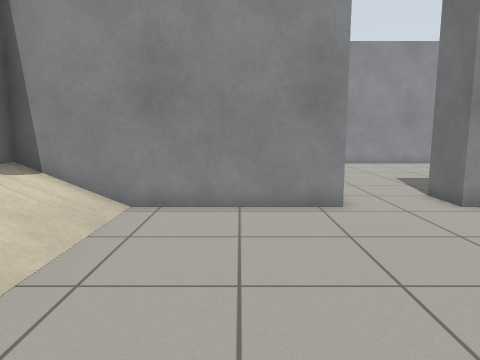
View 1 (above)

23 first-person views from a walk through a world built for the Gazebo simulator. The camera is 0.94 m above the floor, tilts 8° down and sees 70° across. The lines on the ground mark 1 m squares. The floor is counted in squares, 0.5 m on a side. Each view is taken from the middle of a square. On the plan, view 1 faces up. The plan holds only what a view shows up to about 17 squares ahead; the rest is blank. The place goes on beyond the plan.

View 2
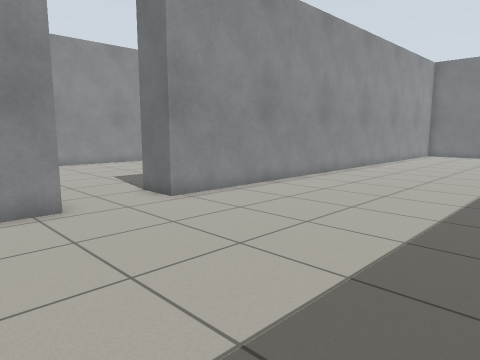

View 3
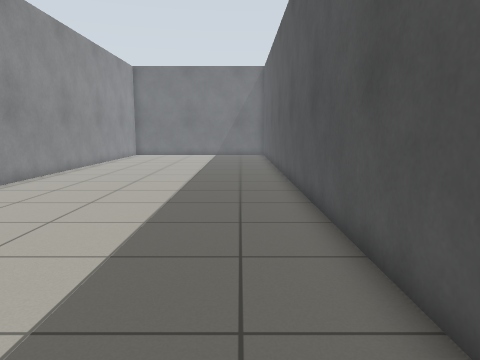

View 4
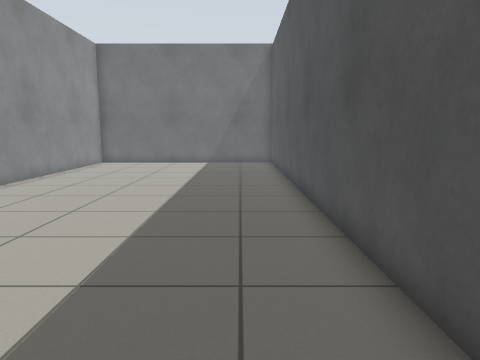

View 5
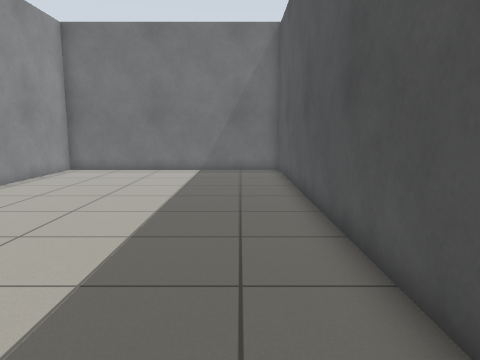

View 6
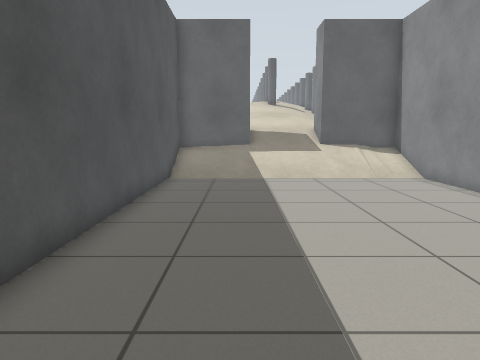

View 7
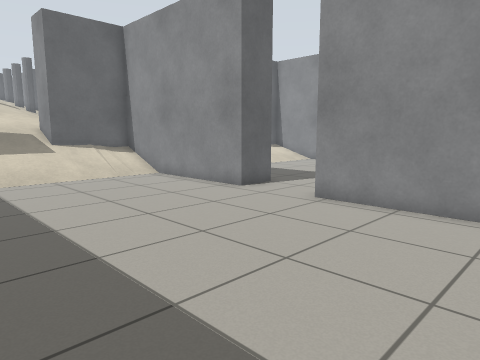

View 8
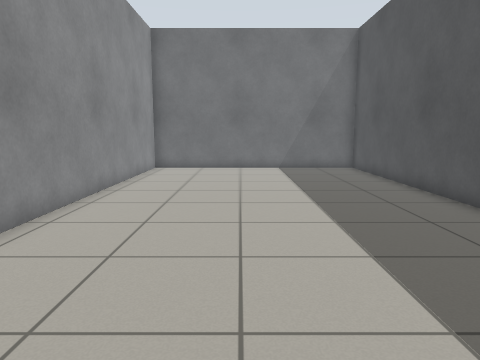

View 9
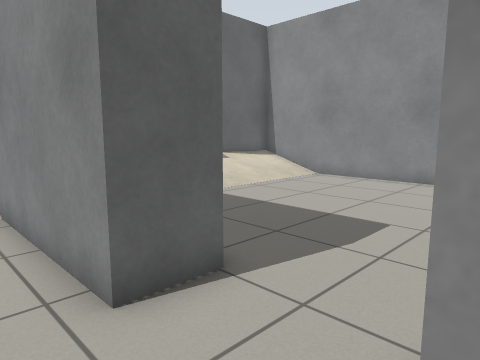

View 10
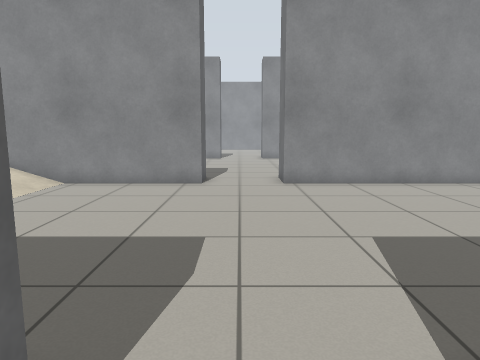

View 11
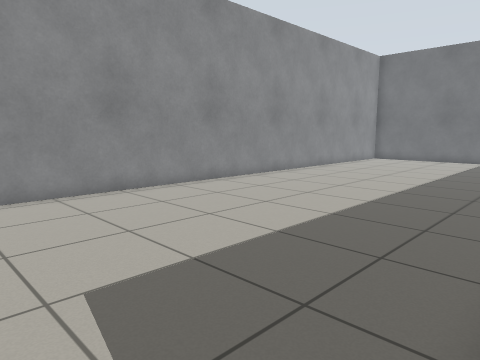

View 12
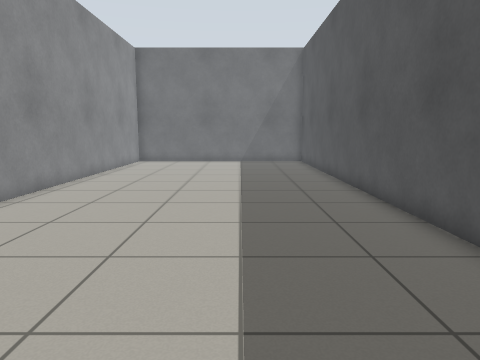

View 13
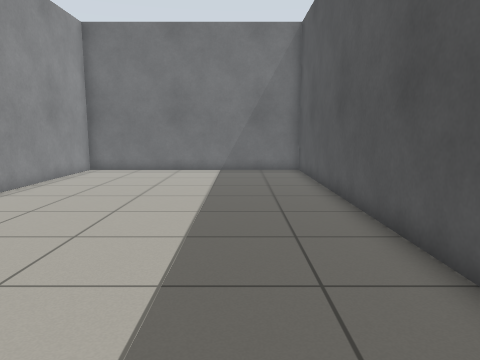

View 14
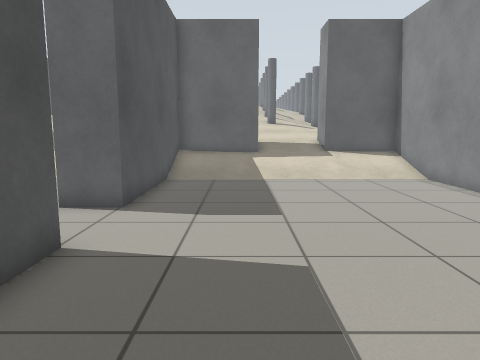

View 15
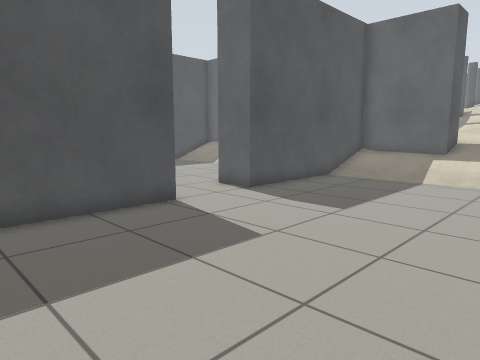

View 16
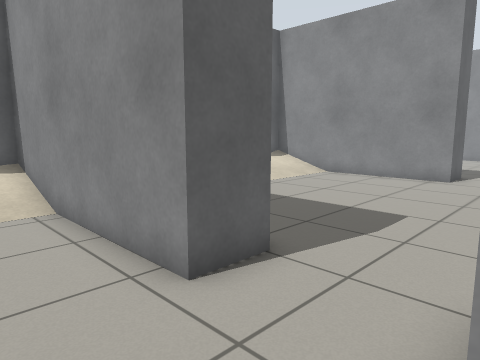

View 17
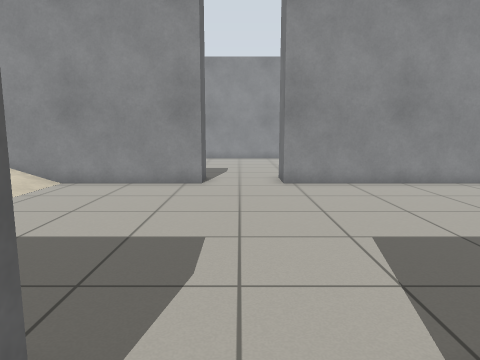

View 18
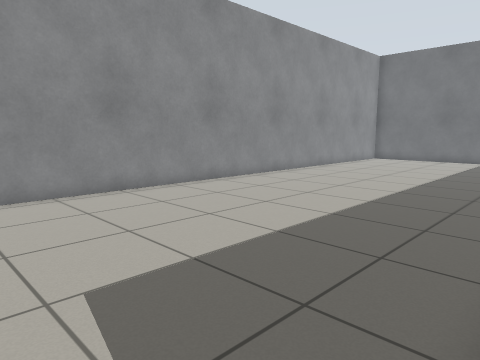

View 19
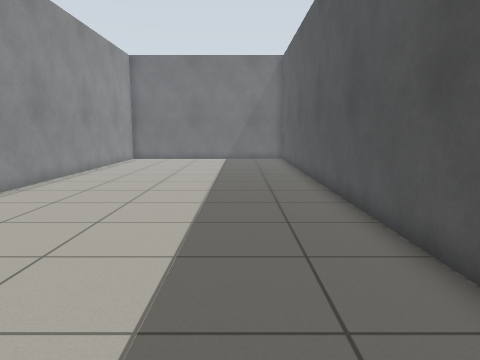

View 20
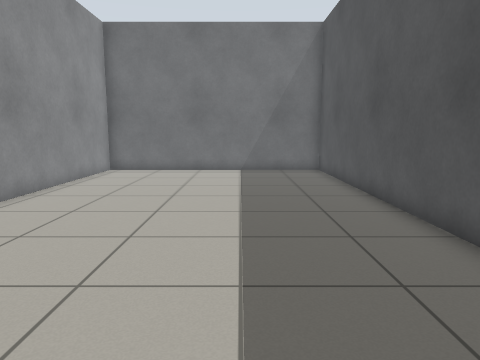

View 21
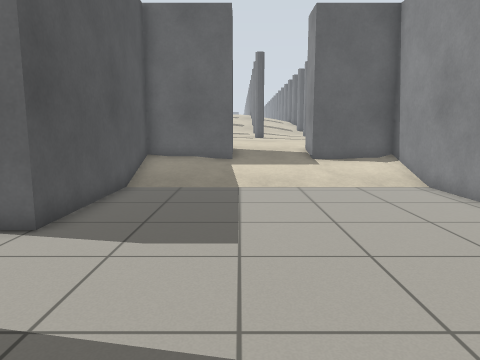

View 22
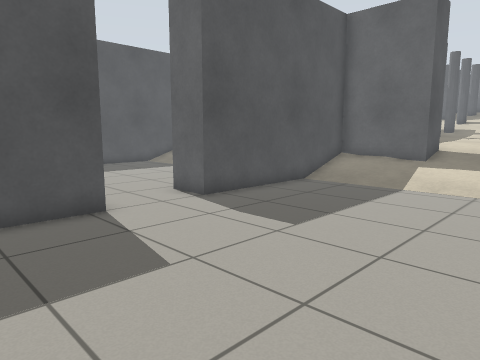

View 23
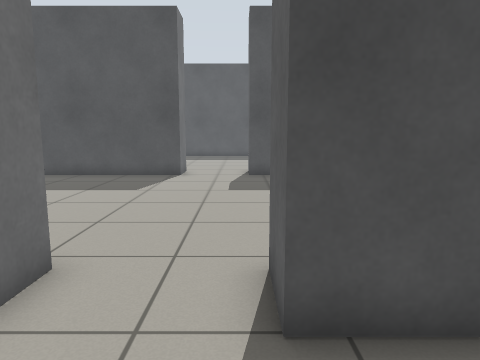

### Floor plan
Key: @ floor where view 1 was taken; # wall or solid block; . main floor; : floor 0.25 m higher than the main floor; + floor 0.5 m higher than the main floor; * floor 0.75 m higher than the main floor; % floor 1 m higher than the main floor; / step, stairs or slope.
Columns run from 7 left of view 1 to 29 right of it. Each row starts with its distance up from view 1.
 37          ....
 36          .....
 35           ....
 34           #..#
 33          ##..#
 32  ######## ... #######################
 31  #::................................#
 30  #::................................#
 29 ##::................................#
 28 ++::................................#
 27 ++::................................#
 26 ##::................................#
 25  #::................................#
 24  #:/................................#
 23  #:/................................#
 22  ##########..########################
 21          ##..#
 20  ######## ...########################
 19  #+/................................#
 18  #+/................................#
 17 ##+/................................#
 16  ///................................#
 15 *///................................#
 14 ##:/................................#
 13  #:/................................#
 12  #+/................................#
 11  #+/................................#
 10  ##########..########################
  9          ##..#
  8  #########...########################
  7  #+/................................#
  6  #+/................................#
  5 ##+/................................#
  4 %///................................#
  3 %///................................#
  2  ///................................#
  1  #+/................................#
  0  #+/...@............................#
 -1  #+/................................#
 -2  ####################################

Positions as (right, up) in squares from view 1, and headings:
1: (0, 0), facing up
2: (0, 0), facing up-right
3: (1, 0), facing right
4: (8, 0), facing right
5: (12, 0), facing right
6: (11, 1), facing left
7: (11, 0), facing up-left
8: (11, 4), facing right
9: (6, 7), facing up-left
10: (4, 8), facing up
11: (5, 10), facing up-right
12: (7, 14), facing right
13: (12, 13), facing right
14: (11, 13), facing left
15: (11, 18), facing down-left
16: (6, 18), facing up-left
17: (4, 20), facing up
18: (5, 22), facing up-right
19: (5, 25), facing right
20: (12, 26), facing right
21: (9, 26), facing left
22: (9, 30), facing down-left
23: (3, 25), facing down
